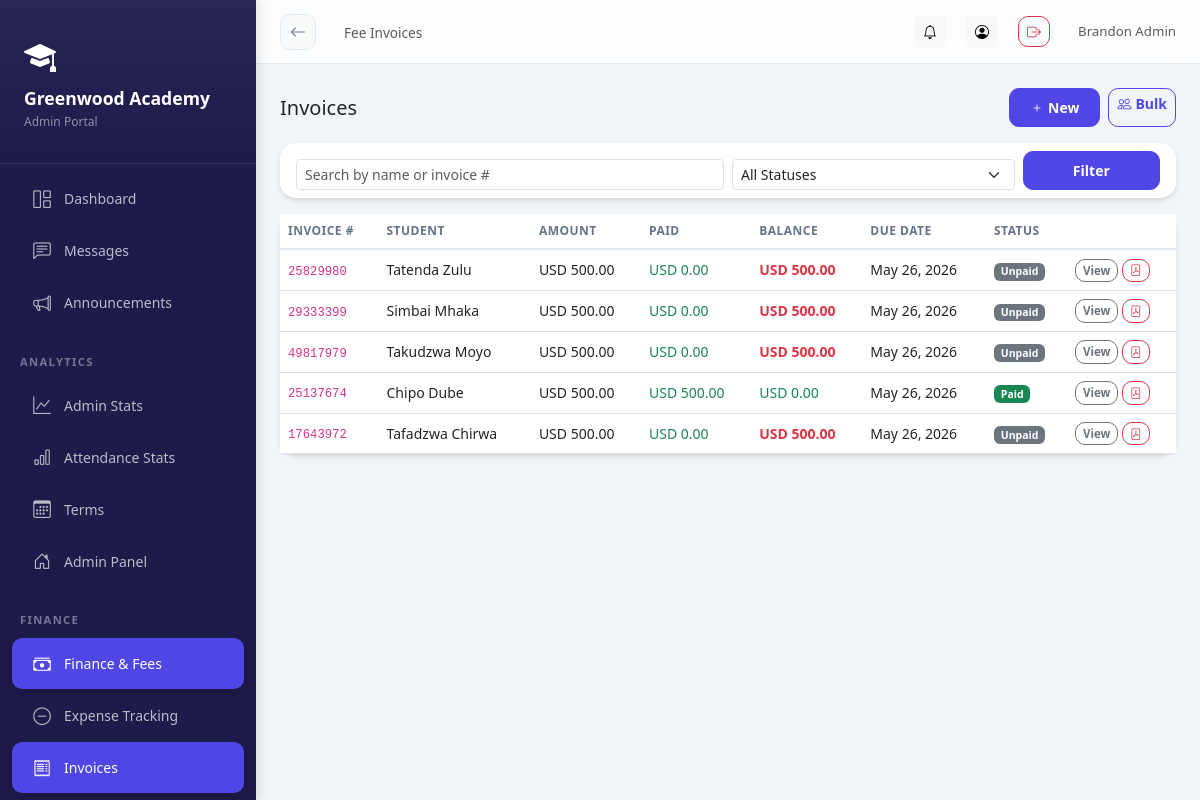
/fees/invoices/ (signed in), run on the app's committed database.
### schools/models.py (models this page shows, shortened)
class School(models.Model):
    STATUS_CHOICES = [
        ('pending', 'Pending Approval'),
        ('active', 'Active'),
        ('suspended', 'Suspended'),
        ('rejected', 'Rejected'),
    ]
    name = models.CharField(max_length=200)
    subdomain = models.CharField(max_length=50, unique=True, db_index=True)
    email = models.EmailField()
    phone = models.CharField(max_length=20, blank=True)
    address = models.TextField(blank=True)
    logo = models.ImageField(upload_to='school_logos/', blank=True, null=True)
    theme_color = models.CharField(max_length=7, default='#4F46E5', help_text='Hex color code')
    motto = models.CharField(max_length=200, blank=True)
    status = models.CharField(max_length=20, choices=STATUS_CHOICES, default='pending')
    is_demo = models.BooleanField(default=False)
    created_at = models.DateTimeField(auto_now_add=True)
    updated_at = models.DateTimeField(auto_now=True)
    is_deleted = models.BooleanField(default=False)
    parent_registration_enabled = models.BooleanField(default=True)
    registration_token = models.CharField(max_length=100, unique=True, blank=True, null=True)
    subscription_active = models.BooleanField(default=False)
    subscription_expires = models.DateTimeField(null=True, blank=True)
    class Meta:
        ordering = ['-created_at']

class SchoolUser(SyncBaseModel):
    ROLE_CHOICES = [
        ('headmaster', 'Headmaster'),
        ('admin', 'School Admin'),
        ('teacher', 'Teacher'),
        ('student', 'Student'),
        ('parent', 'Parent'),
    ]
    user = models.ForeignKey(User, on_delete=models.CASCADE, related_name='school_memberships')
    school = models.ForeignKey(School, on_delete=models.CASCADE, related_name='members', db_index=True)
    role = models.CharField(max_length=20, choices=ROLE_CHOICES, db_index=True)
    is_active = models.BooleanField(default=True, db_index=True)
    signature = models.ImageField(upload_to='signatures/', blank=True, null=True)
    class Meta:
        unique_together = ['user', 'school']

### fees/models.py (models this page shows, shortened)
class FeeInvoice(models.Model):
    STATUS_CHOICES = [
        ('unpaid', 'Unpaid'),
        ('partial', 'Partially Paid'),
        ('paid', 'Paid'),
        ('overdue', 'Overdue'),
        ('waived', 'Waived'),
    ]
    school = models.ForeignKey(School, on_delete=models.CASCADE, related_name='fee_invoices')
    student = models.ForeignKey(Student, on_delete=models.CASCADE, related_name='fee_invoices')
    fee_structure = models.ForeignKey(FeeStructure, on_delete=models.SET_NULL, null=True)
    invoice_number = models.CharField(max_length=50, unique=True)
    amount = models.DecimalField(max_digits=12, decimal_places=2)
    currency = models.CharField(max_length=3, default='USD')
    amount_paid = models.DecimalField(max_digits=12, decimal_places=2, default=0)
    balance = models.DecimalField(max_digits=12, decimal_places=2, default=0)
    status = models.CharField(max_length=10, choices=STATUS_CHOICES, default='unpaid')
    due_date = models.DateField(null=True, blank=True)
    issued_date = models.DateField(default=timezone.now)
    notes = models.TextField(blank=True)
    created_by = models.ForeignKey(SchoolUser, on_delete=models.SET_NULL, null=True, related_name='created_invoices')
    created_at = models.DateTimeField(auto_now_add=True)
    updated_at = models.DateTimeField(auto_now=True)
    objects = TenantManager()
    all_objects = models.Manager()
    class Meta:
        ordering = ['-issued_date']

### academics/models.py (models this page shows, shortened)
class Student(SyncBaseModel):
    GENDER_CHOICES = [
        ('M', 'Male'),
        ('F', 'Female'),
        ('O', 'Other'),
    ]
    user = models.OneToOneField(User, on_delete=models.CASCADE, related_name='student_profile')
    school = models.ForeignKey(School, on_delete=models.CASCADE, related_name='students', db_index=True)
    school_user = models.OneToOneField(SchoolUser, on_delete=models.CASCADE, related_name='student_details')
    admission_number = models.CharField(max_length=50, unique=True, db_index=True)
    date_of_birth = models.DateField()
    gender = models.CharField(max_length=1, choices=GENDER_CHOICES)
    address = models.TextField()
    phone = models.CharField(max_length=20, blank=True)
    photo = models.ImageField(upload_to='student_photos/', blank=True, null=True)
    current_class = models.ForeignKey(
        ClassSection,
        on_delete=models.SET_NULL,
        null=True,
        blank=True,
        related_name='students'
    )
    parent_name = models.CharField(max_length=200)
    parent_phone = models.CharField(max_length=20)
    parent_email = models.EmailField()
    date_joined = models.DateField(auto_now_add=True)
    is_active = models.BooleanField(default=True)
    objects = TenantManager()
    all_objects = models.Manager()
    class Meta:
        ordering = ['admission_number']

### fees/views.py (the view, shortened to what this page needs)
# urls.py: path('invoices/', views.invoice_list, name='invoice_list'),
@login_required
def invoice_list(request):
    school = request.school
    school_user = SchoolUser.objects.filter(user=request.user, school=school).first()
    qs = FeeInvoice.objects.filter(school=school).select_related('student__user', 'fee_structure')
    if school_user and school_user.role == 'parent':
        qs = qs.filter(student__parent_email=request.user.email)
    status_filter = request.GET.get('status')
    search = request.GET.get('search')
    if status_filter:
        qs = qs.filter(status=status_filter)
    context = {
        'invoices': qs.order_by('-created_at'),
        'status_filter': status_filter,
        'search': search,
    }
    return render(request, 'fees/invoice_list.html', context)

### core/models.py (called while the page is built)
    def get_queryset(self):
        queryset = super().get_queryset()
        school = get_current_school()
        if school:
            return queryset.filter(school=school)
        return queryset

### schools/context_processors.py (called while the page is built)
def school_context(request):
    school = getattr(request, 'school', None)
    school_role = ''
    if school and request.user.is_authenticated:
        try:
            su = SchoolUser.objects.get(user=request.user, school=school, is_active=True)
            school_role = su.role
        except SchoolUser.DoesNotExist:
            pass
    return {
        'current_school': school,
        'school_role': school_role,
    }

### templates/fees/invoice_list.html (shortened to what this page needs)
{% extends "base_dashboard.html" %}
{% block page_title %}Fee Invoices{% endblock %}
{% block content %}
<div class="d-flex justify-content-between align-items-center mb-3">
  <h5 class="mb-0">Invoices</h5>
  {% if school_role != 'parent' %}
  <div class="d-flex gap-2">
    <a href="{% url 'fees:create_invoice' %}" class="btn btn-sm btn-primary"><i class="bi bi-plus me-1"></i>New</a>
    <a href="{% url 'fees:bulk_invoice' %}" class="btn btn-sm btn-outline-primary"><i class="bi bi-people me-1"></i>Bulk</a>
  </div>
  {% endif %}
</div>
<div class="card mb-3">
  <div class="card-body py-2">
    <form method="get" class="row g-2 align-items-end">
      <div class="col-md-6">
        <input type="text" name="search" class="form-control form-control-sm" placeholder="Search by name or invoice #" value="{{ search|default:'' }}">
      </div>
      <div class="col-md-4">
        <select name="status" class="form-select form-select-sm">
          <option value="">All Statuses</option>
        </select>
      </div>
      <div class="col-md-2"><button type="submit" class="btn btn-sm btn-primary w-100">Filter</button></div>
    </form>
  </div>
</div>
<div class="card">
  <div class="card-body p-0">
    <div class="table-responsive">
      <table class="table table-hover mb-0">
        <thead><tr><th>Invoice #</th><th>Student</th><th>Amount</th><th>Paid</th><th>Balance</th><th>Due Date</th><th>Status</th><th></th></tr></thead>
        <tbody>
          {% for inv in invoices %}
          <tr>
            <td><code>{{ inv.invoice_number }}</code></td>
            <td>{{ inv.student.user.get_full_name }}</td>
            <td>{{ inv.currency }} {{ inv.amount }}</td>
            <td class="text-success">{{ inv.currency }} {{ inv.amount_paid }}</td>
            <td class="{% if inv.balance > 0 %}text-danger fw-semibold{% else %}text-success{% endif %}">{{ inv.currency }} {{ inv.balance }}</td>
            <td>{{ inv.due_date|default:"-" }}</td>
            <td><span class="badge {% if inv.status == 'paid' %}bg-success{% elif inv.status == 'partial' %}bg-warning text-dark{% elif inv.status == 'overdue' %}bg-danger{% else %}bg-secondary{% endif %}">{{ inv.get_status_display }}</span></td>
            <td>
              <a href="{% url 'fees:invoice_detail' inv.pk %}" class="btn btn-xs btn-outline-secondary" style="font-size:.72rem;padding:2px 7px;">View</a>
              <a href="{% url 'fees:invoice_pdf' inv.pk %}" class="btn btn-xs btn-outline-danger" style="font-size:.72rem;padding:2px 7px;"><i class="bi bi-file-pdf"></i></a>
            </td>
          </tr>
          {% empty %}<tr><td colspan="8" class="text-center text-muted py-4">No invoices found.</td></tr>
          {% endfor %}
        </tbody>
      </table>
    </div>
  </div>
</div>
{% endblock %}

### templates/base_dashboard.html (shortened to what this page needs)
<!DOCTYPE html>
<html lang="en">
<head>
<link rel="stylesheet" href="https://cdn.jsdelivr.net/npm/bootstrap@5.3.0/dist/css/bootstrap.min.css">
<link rel="stylesheet" href="https://cdn.jsdelivr.net/npm/bootstrap-icons@1.11.0/font/bootstrap-icons.css">
<link href="https://cdn.jsdelivr.net/npm/tom-select@2.2.2/dist/css/tom-select.bootstrap5.css" rel="stylesheet">
</head>
<body>
<div class="sidebar" id="sidebar">
  <div class="sidebar-brand">
    {% if current_school.logo %}
      <img src="{{ current_school.logo.url }}" alt="{{ current_school.name }}" class="rounded">
  {% else %}
    <i class="bi bi-mortarboard-fill text-white mb-2 d-block" style="font-size: 2rem;"></i>
  {% endif %}
  <h5>{{ current_school.name|default:"AcademiaLink" }}</h5>
  <small>{{ school_role|title }} Portal</small>
  </div>
  <nav class="py-2">
    <a href="{% url 'analytics:dashboard' %}" class="nav-link {% if request.path == '/analytics/dashboard/' %}active{% endif %}">
      <i class="bi bi-grid-1x2"></i> Dashboard
    </a>
    <a href="{% url 'messaging:list' %}" class="nav-link {% if 'messages' in request.path %}active{% endif %}">
      <i class="bi bi-chat-left-text"></i> Messages
    </a>
    <a href="{% url 'notifications:announcements' %}" class="nav-link {% if 'announcements' in request.path %}active{% endif %}">
      <i class="bi bi-megaphone"></i> Announcements
    </a>
    {% if school_role in 'headmaster,teacher' %}
    <div class="nav-section">Academic</div>
    <a href="{% url 'academics:student_list' %}" class="nav-link {% if 'students' in request.path %}active{% endif %}">
      <i class="bi bi-people"></i> Students
    </a>
    {% if school_role in 'headmaster,teacher,admin' %}
    <a href="{% url 'academics:teacher_list' %}" class="nav-link {% if 'teachers' in request.path %}active{% endif %}">
      <i class="bi bi-person-badge"></i> Teachers Directory
    </a>
    <a href="{% url 'academics:parent_list' %}" class="nav-link {% if 'parents' in request.path %}active{% endif %}">
      <i class="bi bi-people-fill"></i> Parents Directory
    </a>
    {% endif %}
    <a href="{% url 'academics:class_section_list' %}" class="nav-link {% if 'sections' in request.path %}active{% endif %}">
      <i class="bi bi-building"></i> Classes
    </a>
    <a href="{% url 'academics:subject_list' %}" class="nav-link {% if 'subjects' in request.path %}active{% endif %}">
      <i class="bi bi-book"></i> Subjects
    </a>
    <div class="nav-section">Attendance</div>
    <a href="{% url 'attendance:home' %}" class="nav-link {% if 'attendance' in request.path %}active{% endif %}">
      <i class="bi bi-calendar-check"></i> Attendance
    </a>
    <div class="nav-section">Results</div>
    <a href="{% url 'results:result_entry' %}" class="nav-link {% if 'entry' in request.path %}active{% endif %}">
      <i class="bi bi-pencil-square"></i> Enter Results
    </a>
    {% elif school_role == 'admin' %}
    <div class="nav-section">Analytics</div>
    <a href="{% url 'analytics:dashboard' %}#admin" class="nav-link {% if 'dashboard' in request.path %}active{% endif %}">
      <i class="bi bi-graph-up"></i> Admin Stats
    </a>
    <a href="{% url 'attendance:report' %}" class="nav-link {% if 'attendance_report' in request.path %}active{% endif %}">
      <i class="bi bi-bar-chart"></i> Attendance Stats
    </a>
    {% endif %}
    <a href="{% url 'results:term_list' %}" class="nav-link {% if 'terms' in request.path %}active{% endif %}">
      <i class="bi bi-calendar3"></i> Terms
    </a>
    <a href="{% url 'dashboard' %}" class="nav-link {% if '/school/dashboard/' in request.path %}active{% endif %}">
      <i class="bi bi-house-door"></i> Admin Panel
    </a>
    {% if school_role == 'admin' %}
    <div class="nav-section">Finance</div>
    <a href="{% url 'fees:home' %}" class="nav-link {% if 'fees' in request.path %}active{% endif %}">
      <i class="bi bi-cash-stack"></i> Finance & Fees
    </a>
    <a href="{% url 'fees:expense_list' %}" class="nav-link {% if 'expenses' in request.path %}active{% endif %}">
      <i class="bi bi-dash-circle"></i> Expense Tracking
    </a>
    <a href="{% url 'fees:invoice_list' %}" class="nav-link {% if 'invoices' in request.path %}active{% endif %}">
      <i class="bi bi-receipt"></i> Invoices
    </a>
    <a href="{% url 'fees:structure_list' %}" class="nav-link {% if 'structures' in request.path %}active{% endif %}">
    </a>
    {% endif %}
  </nav>
</div>
<div class="main-content">
  <div class="topbar">
    <div class="topbar-left">
      <a href="javascript:history.back()" class="btn-back d-none d-md-flex" id="global-back-btn" title="Go Back">
        <i class="bi bi-arrow-left"></i>
      </a>
      <nav aria-label="breadcrumb" class="d-none d-md-block">
        <span class="text-muted" style="font-size:.85rem;">{% block page_title %}{% endblock %}</span>
      </nav>
    </div>
    <div class="topbar-right">
      <a href="{% url 'notifications:list' %}" class="btn btn-sm btn-light position-relative" title="Notifications">
        <i class="bi bi-bell"></i>
      </a>
      <a href="{% url 'accounts:profile' %}" class="btn btn-sm btn-light" title="Profile">
        <i class="bi bi-person-circle"></i>
      </a>
      <a href="{% url 'accounts:logout' %}" class="btn btn-sm btn-outline-danger" title="Logout">
        <i class="bi bi-box-arrow-right"></i>
      </a>
      <span class="text-muted d-none d-md-inline-block ms-2" style="font-size:.83rem;">
        {{ user.get_full_name|default:user.username }}
      </span>
    </div>
  </div>
  <div class="page-content">
    {% block content %}{% endblock %}
  </div>
</div>
</body>
</html>

### data on the page
School: name "Greenwood Academy"
SchoolUser: role "Admin"
FeeInvoice: invoice_number "25829980", student.user.get_full_name "Tatenda Zulu", currency "USD", amount "500.00", amount_paid "0.00", balance "500.00", due_date "May 26, 2026", status "Unpaid"
FeeInvoice: invoice_number "29333399", student.user.get_full_name "Simbai Mhaka", currency "USD", amount "500.00", amount_paid "0.00", balance "500.00", due_date "May 26, 2026", status "Unpaid"
FeeInvoice: invoice_number "49817979", student.user.get_full_name "Takudzwa Moyo", currency "USD", amount "500.00", amount_paid "0.00", balance "500.00", due_date "May 26, 2026", status "Unpaid"
FeeInvoice: invoice_number "25137674", student.user.get_full_name "Chipo Dube", currency "USD", amount "500.00", amount_paid "500.00", balance "0.00", due_date "May 26, 2026", status "Paid"
FeeInvoice: invoice_number "17643972", student.user.get_full_name "Tafadzwa Chirwa", currency "USD", amount "500.00", amount_paid "0.00", balance "500.00", due_date "May 26, 2026", status "Unpaid"

### other printed values
{{ user.get_full_name|default:user.username }} "Brandon Admin"
